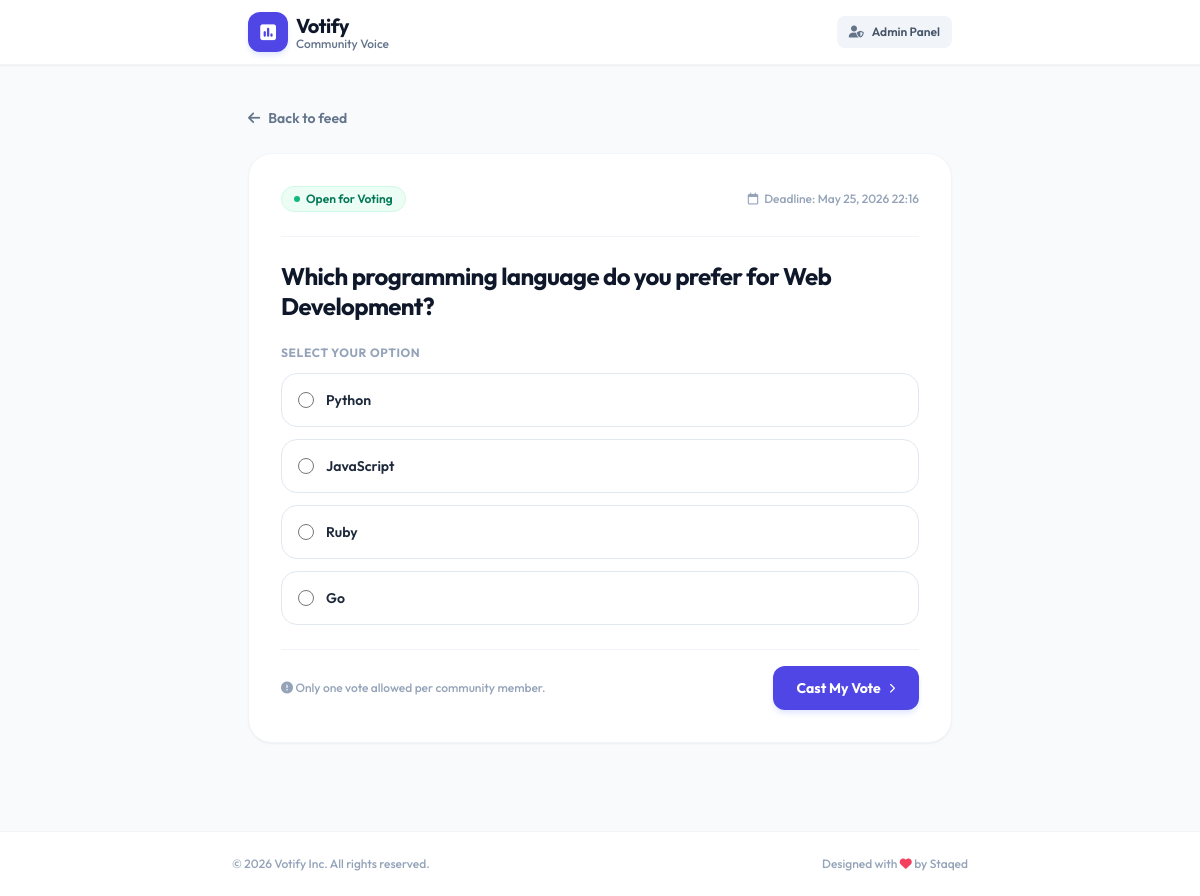
/poll/1/, run on the app's committed database.
### polls/models.py (models this page shows, shortened)
class Poll(models.Model):
    question = models.CharField(max_length=200)
    expiration_date = models.DateTimeField()

class Choice(models.Model):
    poll = models.ForeignKey(Poll, on_delete=models.CASCADE, related_name='choices')
    option_text = models.CharField(max_length=200)
    votes = models.IntegerField(default=0)

### polls/views.py (the view)
# urls.py: path('poll/<int:poll_id>/', views.poll_detail, name='poll_detail'),
def poll_detail(request, poll_id):
    poll = get_object_or_404(Poll, pk=poll_id)
    choices = poll.choices.all()
    is_expired = timezone.now() > poll.expiration_date
    context = {
        'poll': poll,
        'choices': choices,
        'is_expired': is_expired,
    }
    return render(request, 'polls/poll_detail.html', context)

### polls/templates/polls/poll_detail.html (shortened to what this page needs)
<!DOCTYPE html>
<html lang="en">
<head>
    <script src="https://cdn.tailwindcss.com"></script>
    <link rel="stylesheet" href="https://cdnjs.cloudflare.com/ajax/libs/font-awesome/6.4.0/css/all.min.css">
</head>
<body class="bg-slate-50 text-slate-900 min-h-screen flex flex-col">
    <nav class="bg-white border-b border-slate-100 sticky top-0 z-50 shadow-sm">
        <div class="max-w-3xl mx-auto px-4 sm:px-6 lg:px-8">
            <div class="flex justify-between h-16 items-center">
                <a href="{% url 'poll_list' %}" class="flex items-center gap-2 hover:opacity-90 transition-opacity">
                    <div
                        class="w-10 h-10 rounded-xl bg-indigo-600 flex items-center justify-center shadow-md shadow-indigo-100">
                        <i class="fa-solid fa-square-poll-vertical text-white text-lg"></i>
                    </div>
                    <div>
                        <span class="text-xl font-bold tracking-tight text-slate-900">Votify</span>
                        <span class="text-xs block text-slate-500 font-medium -mt-1">Community Voice</span>
                    </div>
                </a>
                <div class="flex items-center gap-4">
                    <a href="/admin/" target="_blank"
                        class="flex items-center gap-2 text-xs font-semibold text-slate-600 hover:text-slate-900 transition-colors bg-slate-100 hover:bg-slate-200 px-3 py-2 rounded-lg">
                        <i class="fa-solid fa-user-shield text-slate-500"></i> Admin Panel
                    </a>
                </div>
            </div>
        </div>
    </nav>
    <main class="flex-1 max-w-3xl w-full mx-auto px-4 sm:px-6 lg:px-8 py-10">
        <div class="mb-6">
            <a href="{% url 'poll_list' %}"
                class="inline-flex items-center gap-2 text-sm font-semibold text-slate-500 hover:text-indigo-600 transition-colors group">
                <i class="fa-solid fa-arrow-left transition-transform group-hover:-translate-x-1"></i> Back to feed
            </a>
        </div>
        <div class="bg-white border border-slate-100 rounded-3xl p-8 shadow-sm">
            <div class="flex items-center justify-between gap-4 mb-6 pb-6 border-b border-slate-100">
                {% if is_expired %}
                <span
                    class="inline-flex items-center gap-1.5 px-3 py-1 rounded-full text-xs font-semibold bg-rose-50 text-rose-700 border border-rose-100">
                    <i class="fa-solid fa-lock text-[10px]"></i> Voting Closed
                </span>
                {% else %}
                <span
                    class="inline-flex items-center gap-1.5 px-3 py-1 rounded-full text-xs font-semibold bg-emerald-50 text-emerald-700 border border-emerald-100">
                    <span class="w-1.5 h-1.5 rounded-full bg-emerald-500 animate-ping"></span> Open for Voting
                </span>
                {% endif %}
                <span class="text-xs text-slate-400 font-medium flex items-center gap-1.5">
                    <i class="fa-regular fa-calendar"></i> Deadline: {{ poll.expiration_date|date:"M d, Y H:i" }}
                </span>
            </div>
            <h2 class="text-2xl font-bold tracking-tight text-slate-900 mb-6 leading-tight">
                {{ poll.question }}
            </h2>
            {% if is_expired %}
            <div class="bg-slate-50 border border-slate-150 rounded-2xl p-6 text-center mb-8">
                <div
                    class="w-12 h-12 bg-white border border-slate-100 rounded-xl flex items-center justify-center mx-auto mb-3 shadow-sm">
                    <i class="fa-solid fa-circle-info text-slate-400 text-lg"></i>
                </div>
                <h3 class="text-sm font-bold text-slate-900 mb-1">Voting Has Ended</h3>
                <p class="text-slate-500 text-xs leading-relaxed max-w-sm mx-auto mb-4">
                    This community decision closed on {{ poll.expiration_date|date:"M d, Y H:i" }} and is no longer
                    accepting new responses.
                </p>
                <a href="{% url 'poll_results' poll.id %}"
                    class="inline-flex items-center justify-center gap-2 px-5 py-2 rounded-xl text-xs font-bold text-white bg-slate-950 hover:bg-slate-900 transition-all shadow-sm">
                    <i class="fa-solid fa-chart-simple text-[10px]"></i> View Final Standings
                </a>
            </div>
            <div class="space-y-3">
                <p class="text-xs font-bold text-slate-400 uppercase tracking-wider mb-2">Options Tallied</p>
                {% for choice in choices %}
                <div class="flex items-center justify-between bg-slate-50/50 border border-slate-100 p-4 rounded-xl">
                    <span class="text-sm font-semibold text-slate-600">{{ choice.option_text }}</span>
                    <span class="text-xs font-medium text-slate-400">Locked</span>
                </div>
                {% empty %}
                <p class="text-xs text-slate-400 italic">No options were created for this poll.</p>
                {% endfor %}
            </div>
            {% else %}
            <form action="{% url 'vote' poll.id %}" method="POST" class="space-y-6">
                <div class="space-y-3">
                    <p class="text-xs font-bold text-slate-400 uppercase tracking-wider mb-2">Select your option</p>
                    {% if choices %}
                    {% for choice in choices %}
                    <label
                        class="flex items-center gap-3 bg-white border border-slate-200 hover:border-indigo-600/50 hover:bg-indigo-50/10 p-4 rounded-2xl cursor-pointer transition-all duration-200 group">
                        <input type="radio" name="choice" value="{{ choice.id }}" required
                            class="w-4 h-4 text-indigo-600 border-slate-300 focus:ring-indigo-500 focus:ring-2 cursor-pointer">
                        <span class="text-sm font-semibold text-slate-800 group-hover:text-slate-900 transition-colors">
                            {{ choice.option_text }}
                        </span>
                    </label>
                    {% endfor %}
                    {% endif %}
                </div>
                {% if choices %}
                <div
                    class="pt-4 border-t border-slate-100 flex flex-col sm:flex-row justify-between items-center gap-4">
                    <span class="text-xs text-slate-400 font-medium">
                        <i class="fa-solid fa-circle-exclamation"></i> Only one vote allowed per community member.
                    </span>
                    <button type="submit"
                        class="w-full sm:w-auto px-6 py-3 bg-indigo-600 hover:bg-indigo-700 text-white text-sm font-bold rounded-xl shadow-md shadow-indigo-100 hover:shadow-indigo-200 hover:scale-[1.01] transition-all duration-200 flex items-center justify-center gap-2">
                        Cast My Vote <i class="fa-solid fa-chevron-right text-[10px]"></i>
                    </button>
                </div>
                {% endif %}
            </form>
            {% endif %}
        </div>
    </main>
    <footer class="bg-white border-t border-slate-100 py-6 mt-12 text-center text-xs text-slate-400 font-medium">
        <div class="max-w-3xl mx-auto px-4 flex flex-col sm:flex-row justify-between items-center gap-3">
            <p>&copy; 2026 Votify Inc. All rights reserved.</p>
            <p>Designed with <i class="fa-solid fa-heart text-rose-500"></i> by <a href="https://staqed.com"
                    target="_blank">Staqed</a></p>
        </div>
    </footer>
</body>
</html>

### polls/templates/polls/poll_detail.html (style rules this page uses)
body { font-family: 'Outfit', sans-serif; }

### data on the page
Poll: expiration_date "May 25, 2026 22:16", question "Which programming language do you prefer for Web Development?"
Choice: option_text "Python"
Choice: option_text "JavaScript"
Choice: option_text "Ruby"
Choice: option_text "Go"
